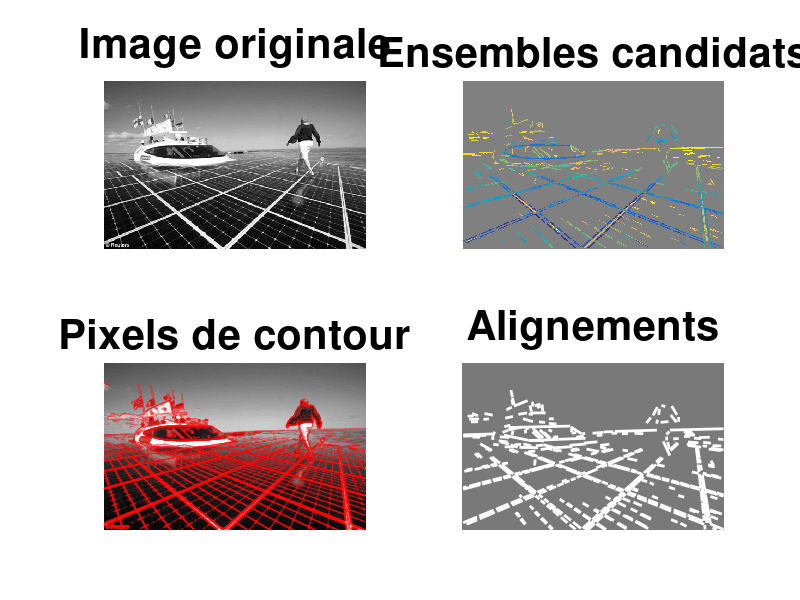

This chart was generated by the following MATLAB code:
clear;
close all;
taille_ecran = get(0,'ScreenSize');
L = taille_ecran(3);
H = taille_ecran(4);

% Parametres :
alpha = pi/180*12;			% Seuil sur l'orientation du gradient (en radians)
cos_alpha = cos(alpha);
seuil_norme = 2/sin(alpha);		% Seuil sur la norme du gradient (decoule d'une etude theorique)

% Chargement des donnees :
%load parquet;
load bateau;
[nb_lignes,nb_colonnes] = size(I);


% Affichage de l'image :
figure('Name','Detection des alignements','Position',[0.2*L,0.05*H,0.6*L,0.7*H]);
subplot(2,2,1);
imagesc(I);
axis equal;
axis off;
colormap gray;
title('Image originale','FontSize',30);
axis([1 nb_colonnes 1 nb_lignes]);


% Fenetre d'affichage des pixels de contour :
subplot(2,2,3);
imagesc(I);
axis image;
axis off;
colormap gray;
hold on;

% Gradient du niveau de gris (x vers la droite, y vers le bas) :
I = double(I);
[G_x,G_y] = gradient(I);
G_norme = sqrt(G_x.^2+G_y.^2);

% Selection des pixels de contour :
contour = G_norme>seuil_norme;

% Pas de pixel de contour sur le bord de l'image => Traitement simplifie !
contour([1 nb_lignes],:) = 0;
contour(:,[1 nb_colonnes]) = 0;

% Tri des pixels de contour :
indices_contour = find(contour);
[~,indices] = sort(G_norme(indices_contour),'descend');
indices_contour = indices_contour(indices);

% Affichage d'une petite fleche sur les pixels de contour :
[i,j] = ind2sub(size(I),indices_contour);
quiver(j,i,G_x(indices_contour),G_y(indices_contour),'r');	% Attention : x = j et y = i
axis image;
title('Pixels de contour','FontSize',30);
axis([1 nb_colonnes 1 nb_lignes]);
drawnow;

% Affichage des ensembles E (la fonction label2rgb donne a chaque ensemble E une couleur differente) :
subplot(2,2,2);
imagesc(I_resultat);
% axis([1 nb_colonnes 1 nb_lignes]);
axis image;
axis off;
title('Ensembles candidats','FontSize',30);

% Affichage de l'esquisse :
subplot(2,2,4);
imagesc(120*ones(size(I)),[0,255]);
axis image;
axis off;
title('Alignements','FontSize',30);
hold on;
axis([1 nb_colonnes 1 nb_lignes]);

% Boucle sur les ensembles E :
for k = 1:size(extremites,3)
	% Affichage du segment :
	line(extremites(1,:,k),extremites(2,:,k),'Color','w','LineWidth',2);
end

save donnees;
